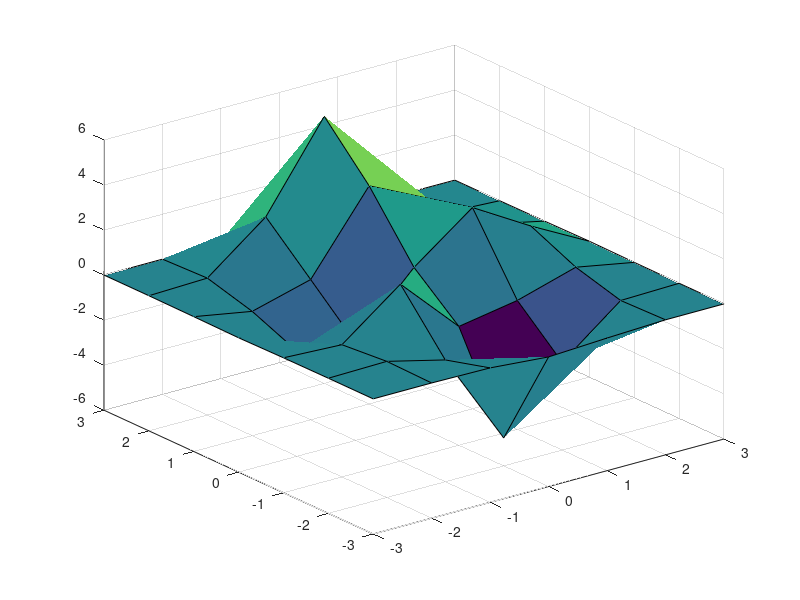
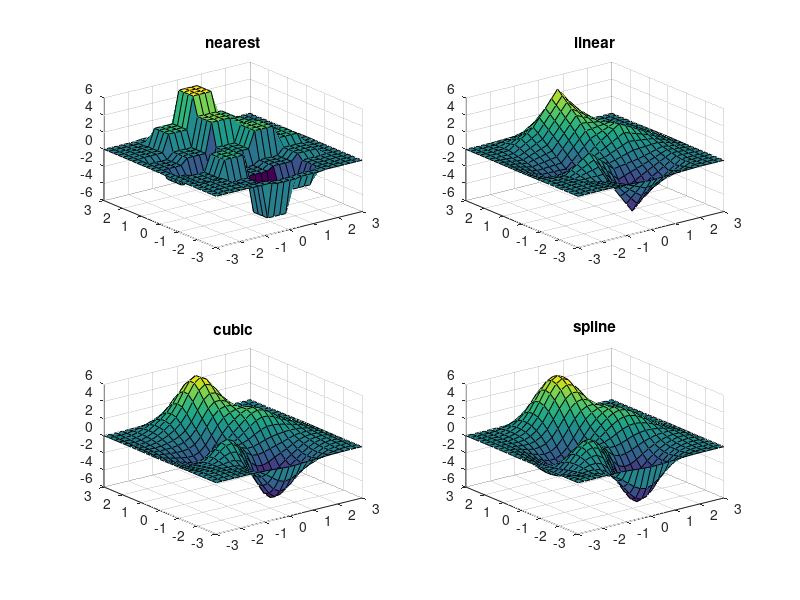

Write MATLAB code to recreate these figures, in order.
[X,Y]=meshgrid(-3:1:3);
Z=peaks(X,Y);
figure(1)
surf(X,Y,Z)
[XI,YI]=meshgrid(-3:0.25:3);
ZI1=interp2(X,Y,Z,XI,YI,'nearest');
ZI2=interp2(X,Y,Z,XI,YI,'linear');
ZI3=interp2(X,Y,Z,XI,YI,'cubic');
ZI4=interp2(X,Y,Z,XI,YI,'spline');
figure(2)
subplot(2,2,1)
surf(XI,YI,ZI1)
title('nearest')
subplot(2,2,2)
surf(XI,YI,ZI2)
title('linear')
subplot(2,2,3)
surf(XI,YI,ZI3)
title('cubic')
subplot(2,2,4)
surf(XI,YI,ZI4)
title('spline')
